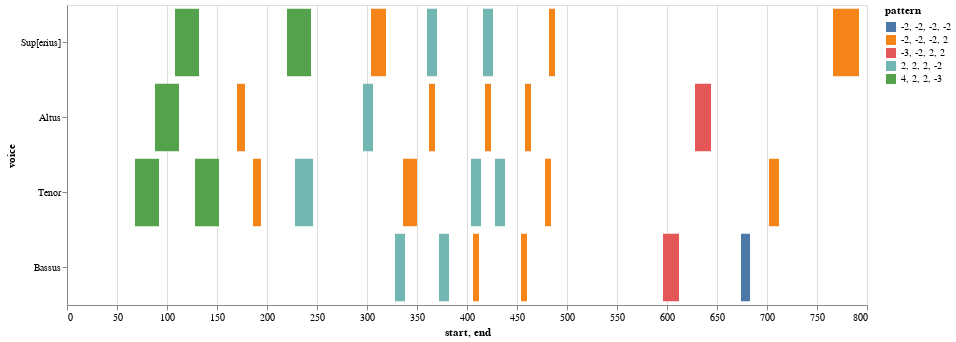

The code cell stored with this chart in its notebook:
### Code cell
nr = mass_movement.notes(combineUnisons=True) 
mel = mass_movement.melodic(df=nr, kind='d', compound=True, unit=0, end=False)
mel_ngrams = mass_movement.ngrams(df=mel, n=4)
entry_ngrams = mass_movement.entries(df=mel, n=4)
mel_ngrams_duration = mass_movement.durations(df=mel, n=4, mask_df=entry_ngrams)
viz.plot_ngrams_heatmap(entry_ngrams, mel_ngrams_duration, selected_patterns=shared_entries, voices=[], includeCount=False)

### Figure 1 — Vega-Lite specification as saved in the notebook (floating-point values rounded to 4 significant figures)
{"config": {"view": {"continuousWidth": 400, "continuousHeight": 300}}, "data": {"name": "data-b79671257e4c6e0f715dbf8175ae54d0"}, "mark": "bar", "encoding": {"color": {"field": "pattern", "type": "nominal"}, "opacity": {"condition": {"value": 1, "selection": "selector002"}, "value": 0.2}, "tooltip": [{"field": "start", "type": "quantitative"}, {"field": "end", "type": "quantitative"}, {"field": "pattern", "type": "nominal"}], "x": {"field": "start", "type": "quantitative"}, "x2": {"field": "end"}, "y": {"field": "voice", "sort": null, "type": "nominal"}}, "height": 300, "selection": {"selector002": {"type": "multi", "fields": ["pattern"]}}, "width": 800, "$schema": "https://vega.github.io/schema/vega-lite/v4.17.0.json", "datasets": {"data-b79671257e4c6e0f715dbf8175ae54d0": [{"start": 108.0, "voice": "Sup[erius]", "pattern": "4, 2, 2, -3", "end": 132.0}, {"start": 220.0, "voice": "Sup[erius]", "pattern": "4, 2, 2, -3", "end": 244.0}, {"start": 304.0, "voice": "Sup[erius]", "pattern": "-2, -2, -2, 2", "end": 319.0}, {"start": 360.0, "voice": "Sup[erius]", "pattern": "2, 2, 2, -2", "end": 370.0}, {"start": 416.0, "voice": "Sup[erius]", "pattern": "2, 2, 2, -2", "end": 426.0}, {"start": 482.0, "voice": "Sup[erius]", "pattern": "-2, -2, -2, 2", "end": 488.0}, {"start": 766.0, "voice": "Sup[erius]", "pattern": "-2, -2, -2, 2", "end": 792.0}, {"start": 88.0, "voice": "Altus", "pattern": "4, 2, 2, -3", "end": 112.0}, {"start": 170.0, "voice": "Altus", "pattern": "-2, -2, -2, 2", "end": 178.0}, {"start": 296.0, "voice": "Altus", "pattern": "2, 2, 2, -2", "end": 306.0}, {"start": 362.0, "voice": "Altus", "pattern": "-2, -2, -2, 2", "end": 368.0}, {"start": 418.0, "voice": "Altus", "pattern": "-2, -2, -2, 2", "end": 424.0}, {"start": 458.0, "voice": "Altus", "pattern": "-2, -2, -2, 2", "end": 464.0}, {"start": 628.0, "voice": "Altus", "pattern": "-3, -2, 2, 2", "end": 644.0}, {"start": 68.0, "voice": "Tenor", "pattern": "4, 2, 2, -3", "end": 92.0}, {"start": 128.0, "voice": "Tenor", "pattern": "4, 2, 2, -3", "end": 152.0}, {"start": 186.0, "voice": "Tenor", "pattern": "-2, -2, -2, 2", "end": 194.0}, {"start": 228.0, "voice": "Tenor", "pattern": "2, 2, 2, -2", "end": 246.0}, {"start": 336.0, "voice": "Tenor", "pattern": "-2, -2, -2, 2", "end": 350.0}, {"start": 404.0, "voice": "Tenor", "pattern": "2, 2, 2, -2", "end": 414.0}, {"start": 428.0, "voice": "Tenor", "pattern": "2, 2, 2, -2", "end": 438.0}, {"start": 478.0, "voice": "Tenor", "pattern": "-2, -2, -2, 2", "end": 484.0}, {"start": 702.0, "voice": "Tenor", "pattern": "-2, -2, -2, 2", "end": 712.0}, {"start": 328.0, "voice": "Bassus", "pattern": "2, 2, 2, -2", "end": 338.0}, {"start": 372.0, "voice": "Bassus", "pattern": "2, 2, 2, -2", "end": 382.0}, {"start": 406.0, "voice": "Bassus", "pattern": "-2, -2, -2, 2", "end": 412.0}, {"start": 454.0, "voice": "Bassus", "pattern": "-2, -2, -2, 2", "end": 460.0}, {"start": 596.0, "voice": "Bassus", "pattern": "-3, -2, 2, 2", "end": 612.0}, {"start": 674.0, "voice": "Bassus", "pattern": "-2, -2, -2, -2", "end": 683.0}]}}
